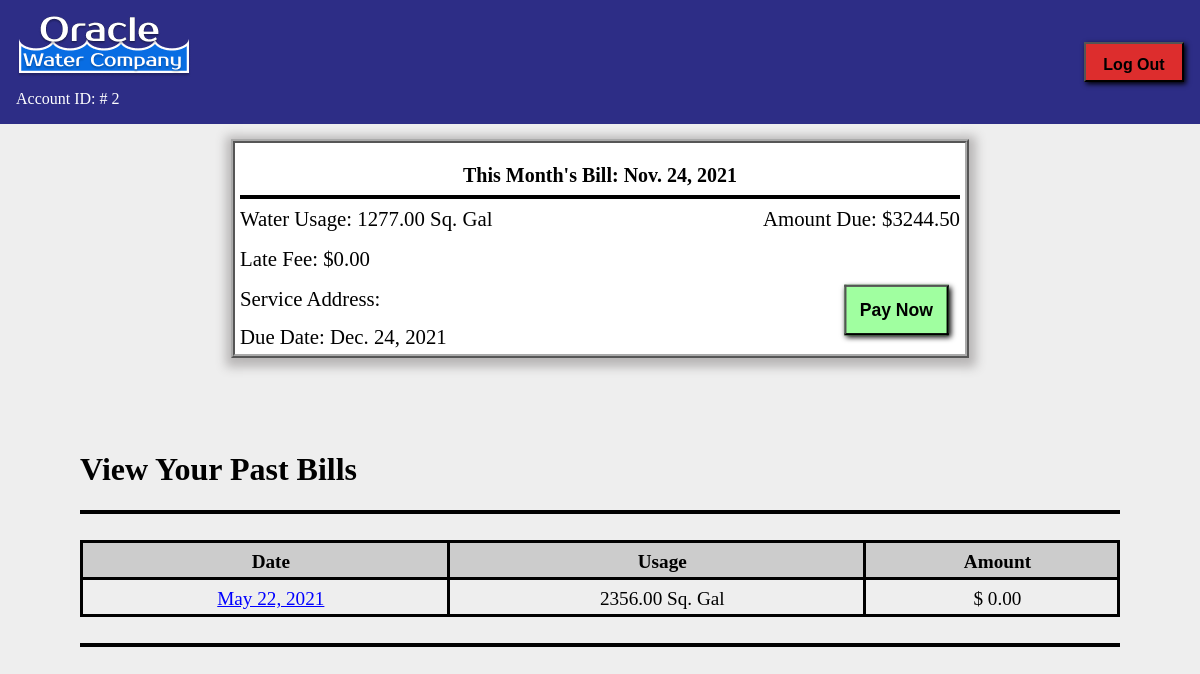
The app's page /bills/ (signed in) with its own data.
### base/models.py (models this page shows, shortened)
class Bill(models.Model):
    billID = models.BigAutoField(
        primary_key=True)
    accountID = models.ForeignKey(
        Account, on_delete=models.CASCADE, null=True, blank=True)
    tierID = models.ForeignKey(
        Rate, on_delete=models.CASCADE, null=True, blank=True)
    amountDue = models.DecimalField(
        max_digits=10, decimal_places=2, default=0, null=True)
    currentReading = models.DecimalField(
        max_digits=10, decimal_places=2, default=0)
    readingDate = models.DateField(null=True, blank=True)
    lateFee = models.DecimalField(max_digits=10, decimal_places=2, default=0)
    paidInFull = models.BooleanField(null=True, blank=True, default=False)
    def get_dueDate(self):
        dueDate = self.readingDate + datetime.timedelta(days=30)
        return dueDate

### base/views.py (the view)
# urls.py: path('bills/', ViewBillPage.as_view(), name='view_Bill'),
class ViewBillPage(LoginRequiredMixin, ListView):
    template_name = 'base/view_Bill.html'
    context_object_name = 'latest_paid_bills'
    def get_queryset(self):
        queryset = {
            'unpaid_Bills': Bill.objects.filter(paidInFull=False).order_by('-readingDate')[0:1],
            'paid_Bills': Bill.objects.filter(paidInFull=True).order_by('-readingDate')[0:5]
        }
        return queryset

### base/templates/base/view_Bill.html (shortened to what this page needs)
{% load static %}
<!DOCTYPE html>
<html>
    <head>
    </head>
    <body>
        <div class="welcome-bar">
            <div>{% load static %} <img src="{% static "images/oracle-logo.png" %}" alt="usage" /></div>
            <div class="account-id">Account ID: # {{ user.id }}</div>
            <div class="logout-placement"><button type="button" onclick="location.href={% url 'logout' %}" class="logout-button" style="height:40px;width:100px;float:right;">Log Out</button></div>
        </div>
        {% if latest_paid_bills.unpaid_Bills %}
            {% for bill in latest_paid_bills.unpaid_Bills %}
                <div class="frame">
                    <h2>This Month's Bill: {{bill.readingDate}}</h2>
                    <hr>
                    <div class="bill-information">
                        <div class="water-usage">Water Usage: {{bill.currentReading}} Sq. Gal</div>
                        <div class="amount">Amount Due: ${{bill.amountDue}}</div>
                        <div class="late-fee">Late Fee: ${{bill.lateFee}}</div>
                        <div class="address">Service Address: {{bill.address}}</div>
                        <div class="due-date">Due Date: {{bill.get_dueDate}}</div>
                        <div class="pay-now"><a href="#"><input class="pay-button" type="submit" value="Pay Now"></a></div>
                    </div>
                </div>
            {% endfor %}
        {% else %}
            <div class="no-bills-to-display">
                <h3>No Bills Due!</h2>
                <p>Looks like you do not have any bills due this month. Good Job! Come back later.</p>
            </div>
        {% endif %}
        <br><br><br><br>
        <div class="view-bills">
            <h1>View Your Past Bills</h1>
            <hr>
            <br>
            {% if latest_paid_bills.paid_Bills %}
            <div style="overflow-x: auto;">
                <table style="width: 100%;">
                    <thead>
                        <tr>
                            <th>Date</th>
                            <th>Usage</th>
                            <th>Amount</th>
                        </tr>
                    </thead>
                    <tbody>
                        {% for Bill in latest_paid_bills.paid_Bills %}
                        <tr>
                            <td><a title ="Click to see more Details" href="{% url 'detail' Bill.billID %}" target="_blank">{{Bill.readingDate}}</a></td>
                            <td>{{Bill.currentReading}} Sq. Gal</td>
                            <td>$ {{Bill.amountDue}}</td>
                        </tr>
                        {% endfor %}
                        </tbody>
            {% else %}
                <div class="no-bills-to-display">
                    <h1>No Past Bills Found</h1>
                    <p>Looks like there is no Bill History for your account.</p>
                </div>
            {% endif %}
                </table>
                <br>
                <hr>
            </div>
    </body>
</html>

### base/templates/base/view_Bill.html (style rules this page uses)
body { background-color: #EEEEEE; margin: 0; }
h2 { font-size: 20px; text-align: center; color: #000000; margin: 1rem 0rem 0rem 0px; }
hr { border: 2px solid #000000; }
.welcome-bar { display: grid; grid-template-rows: repeat(1, 1fr); grid-template-columns: repeat(1, 1fr); grid-gap: .5rem 1rem; font-weight: 500; color: #FFFFFF; font-family: 'Times New Roman', Times, serif; background-color: #2d2d86; padding: 1rem; }
.account-id { grid-row: 2 / 3; grid-column: 1 / 3; justify-self: left; }
.logout-placement { grid-row: 1 / 3; grid-column: 3 / 3; justify-self: right; align-content: center; }
.logout-button { background-color: #DD2d2d; font-size: 1rem; font-weight: bold; border-width: 2px; border-color: #000000; box-shadow: 2px 2px 5px 0px #000000; padding: 0.75rem; }
.frame { background-color: #FFFFFF; border-style: ridge; border-width: 4px; border-color: #AAA; width: 45rem; margin: 15px auto auto auto; color: #000000; box-shadow: 1px 3px 10px 6px #b8b6b6; padding: 5px 5px 5px 5px; }
.bill-information { font-size: 1.3rem; display: grid; grid-template-rows: repeat(auto-fit, 1fr); grid-template-columns: repeat(auto-fit, 1fr); grid-gap: 1rem 1rem; font-weight: 500; justify-items: left; }
.water-usage { grid-column: 1 / 2; grid-row: 1 / 1; }
.amount { grid-column: 2 / 3; grid-row: 1 / 1; justify-self: right; }
.late-fee { grid-column: 1 / 2; grid-row: 2 / 2; }
.address { grid-column: 1 / 2; grid-row: 3 / 3; }
.due-date { grid-column: 1 / 2; grid-row: 4 / 4; margin: -1.5rem 0rem 0rem 0rem; }
.pay-now { grid-column: 2 / 3; grid-row: 3 / 4; justify-self: right; align-self: flex-start; }
.pay-button { background-color: #A0FFA0; font-size: 1rem; font-weight: bold; color: #000000; border-width: 2px; border-color: #000000; box-shadow: 2px 2px 5px 0px #000000; transform: scale(1.1); margin: 0rem 1rem 0rem 0rem; padding: 0.75rem; }
.view-bills { margin: auto 5rem auto 5rem; font-size: 1rem; color: #000000; }
table, td, th { margin: auto; padding: 0.5rem 0.25rem 0.25rem 1rem; border: 3px solid #000; border-collapse: collapse; text-align: center; font-size: 1.2rem; }
th { background-color: #CCCCCC; }
a { color: blue; font-size: 1.2rem; }

### records on screen
Bill: readingDate "Nov. 24, 2021", currentReading "1277.00", amountDue "3244.50", lateFee "0.00", get_dueDate "Dec. 24, 2021"
Bill: readingDate "May 22, 2021", currentReading "2356.00", amountDue "0.00"

### other values on screen
{{ user.id }} "2"
